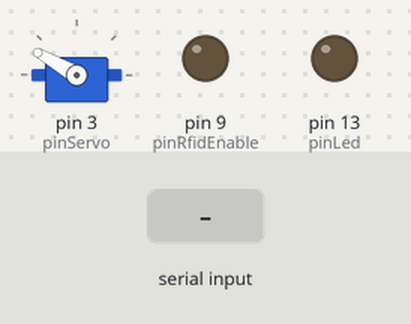
The sketch below on a simulated Arduino Uno, built with avr-gcc and run on an emulated ATmega328P. On the bench: servo, output pins drawn as LEDs (lit = HIGH). The inputs (shaded band) are chosen by the test bench.

Above: at 1.2 s.
1.3 s: "G\n" received over Serial
At 1.9 s:
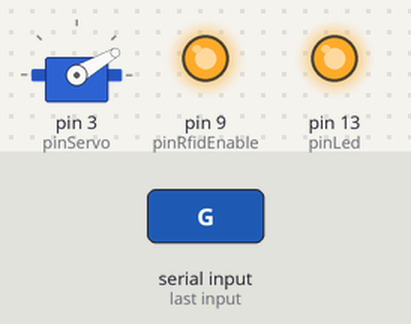
Timing chart, 0 to 5.8 s (numbered marks = the images above; inputs shaded):
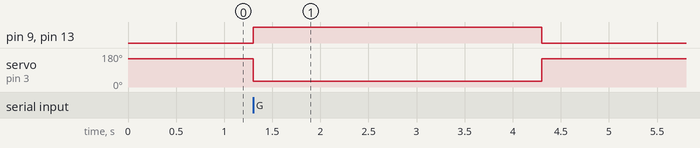

Measured:
- after the input at 1.3 s, pin 9 (pinRfidEnable), pin 13 (pinLed): LOW → HIGH at once, → LOW 3.0 s later; servo on pin 3 (pinServo): 150° → 30° at once, → 150° 3.0 s later

The sketch:

arduino.pde
```cpp
//CÓDIGO DO ARDUINO
//ADICIONAR ESSE CÓDIGO USANDO A IDE

//------------PINOS!!!---------------//
//___Arduino___RFID/Servo____________//
//--> Pino 8 = RFID SOUT             //
//--> Pino 9 = RFID ENABLE           //
//--> GND    = RFID GND              //
//--> 5V     = RFID VCC              //
//--> GND    = Fio preto do servo    //
//--> Vin(9v)= Fio vermelho do servo //
//--> Pino 3 = Fio amarelo do servo  //
//--------------****-----------------//

/*
RFID Reader that checks RFID tags against a database on a computer and
turns a servo if it is a valid tag in the database. See
http://appdelegateinc.com/blog/2010/10/06/rfid-auth-using-arduino-and-python
for more details.
MIT License - Share/modify/etc, but please keep this notice.
Copyright (c) 2010 Matt Williamson, App Delegate Inc
Permission is hereby granted, free of charge, to any person obtaining a copy
of this software and associated documentation files (the "Software"), to deal
in the Software without restriction, including without limitation the rights
to use, copy, modify, merge, publish, distribute, sublicense, and/or sell
copies of the Software, and to permit persons to whom the Software is
furnished to do so, subject to the following conditions:
The above copyright notice and this permission notice shall be included in
all copies or substantial portions of the Software.
THE SOFTWARE IS PROVIDED "AS IS", WITHOUT WARRANTY OF ANY KIND, EXPRESS OR
IMPLIED, INCLUDING BUT NOT LIMITED TO THE WARRANTIES OF MERCHANTABILITY,
FITNESS FOR A PARTICULAR PURPOSE AND NONINFRINGEMENT. IN NO EVENT SHALL THE
AUTHORS OR COPYRIGHT HOLDERS BE LIABLE FOR ANY CLAIM, DAMAGES OR OTHER
LIABILITY, WHETHER IN AN ACTION OF CONTRACT, TORT OR OTHERWISE, ARISING FROM,
OUT OF OR IN CONNECTION WITH THE SOFTWARE OR THE USE OR OTHER DEALINGS IN
THE SOFTWARE.
*/

// RFID Settings
#include <NewSoftSerial.h>

// NewSoftSerial needs pin in and out, but RFID Reader only has IN
int pinUnused = 12;
int pinRfidEnable = 9;
int pinRfidSerialIn = 8;
int baudRateRfid = 2400;
NewSoftSerial rfidSerial(pinRfidSerialIn, pinUnused);

// These are used for serial communication
int val = 0;
char rfid[10];
int bytesRead = 0;

// Servo settings
#include <Servo.h>
Servo servo;
int pinServo = 3;
int servoLockedRotation = 150;
int servoUnlockedRotation = 30;
int unlockTime = 3000;
int pinLed = 13;

void emptySerialBuffers() {
	// This empties the serial buffers to prevent repeat reads
	while(rfidSerial.available() > 0) {
		rfidSerial.read();
	}
	while(Serial.available() > 0) {
		Serial.read();
	}
}

void setup() {
	// Serial to computer
	Serial.begin(9600);
	// Set up RFID Reader
	rfidSerial.begin(baudRateRfid);
	pinMode(pinRfidEnable, OUTPUT);
	digitalWrite(pinRfidEnable, LOW);
	// Set up servo
	servo.attach(pinServo);
	servo.write(servoLockedRotation);
	pinMode(pinLed, OUTPUT);
	digitalWrite(pinLed, LOW);
}

void loop() {
	// Read serial from RFID reader
	if(rfidSerial.available() > 0) {
		val = rfidSerial.read();

		// Got signal from RFID Reader
		if(val == 10) {
			bytesRead = 0;
			while(bytesRead < 10) {
				if(rfidSerial.available() > 0) {
					val = rfidSerial.read();

					// Line endings mean end of message
					if(val == 10 || val == 13) {
						break;
					}
					rfid[bytesRead] = val;
					bytesRead++;
				}
			}
			if(bytesRead == 10) {
				emptySerialBuffers();

				// Send RFID tag to computer
				Serial.println(rfid);
				digitalWrite(pinRfidEnable, HIGH);

				// Wait for response from computer
				while(Serial.available() == 0) {
					delay(10);
				}
			}
			bytesRead = 0;
		}
	}

	// Read serial from computer
	if(Serial.available() > 0) {
		// Got signal from computer
		// Disable RFID reader so we don't get repeats
		digitalWrite(pinRfidEnable, HIGH);
		val = Serial.read();
		if(val == 'G') {
			// Access Granted
			digitalWrite(pinLed, HIGH);
			servo.write(servoUnlockedRotation);
			delay(unlockTime);
			digitalWrite(pinLed, LOW);
			servo.write(servoLockedRotation);
		} else if(val == 'D') {
			// Access Denied
			// Wait a moment so we can't brute force crack
			delay(1000);
		}
		emptySerialBuffers();
	}
	// Reactivate RFID antenna
	digitalWrite(pinRfidEnable, LOW);
}
```
